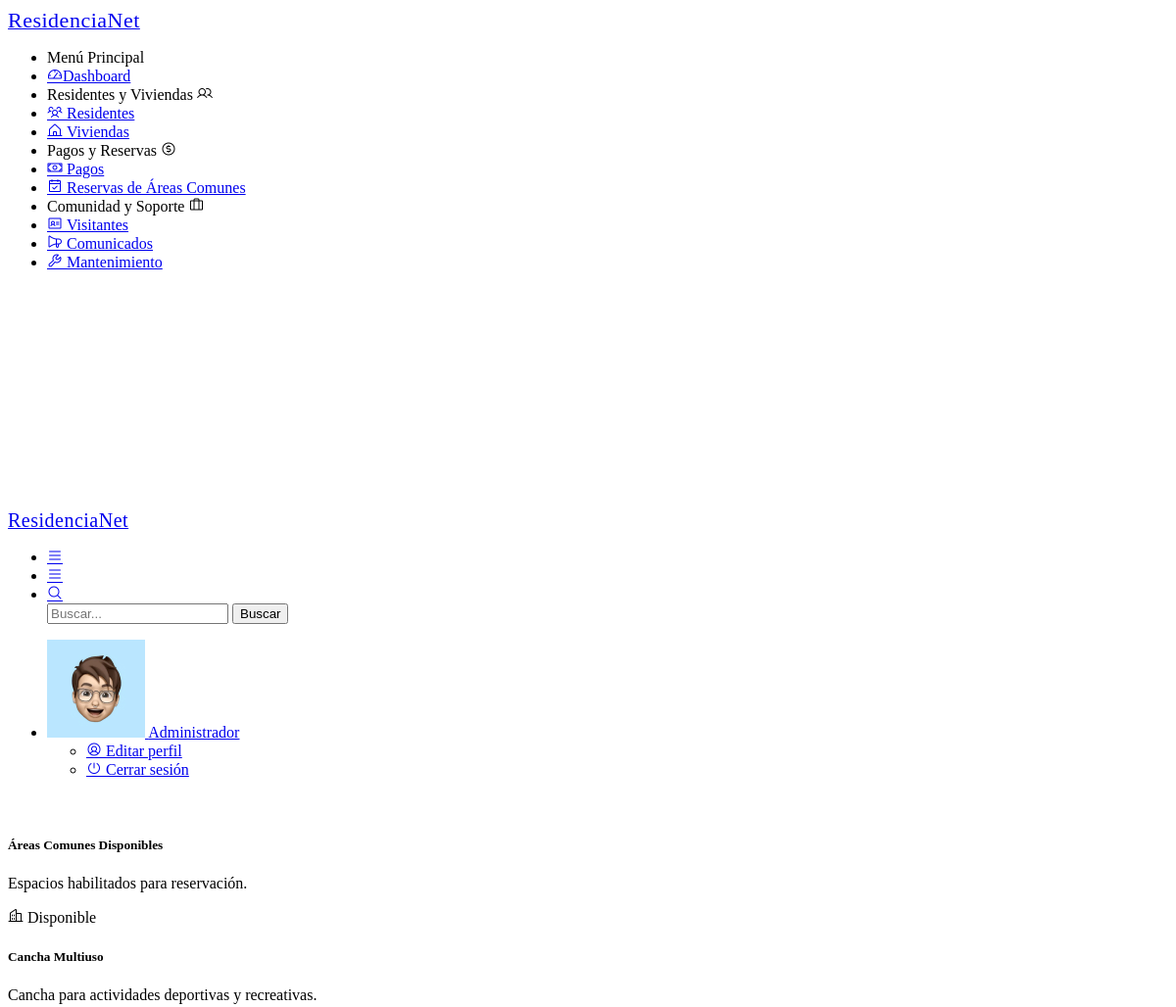
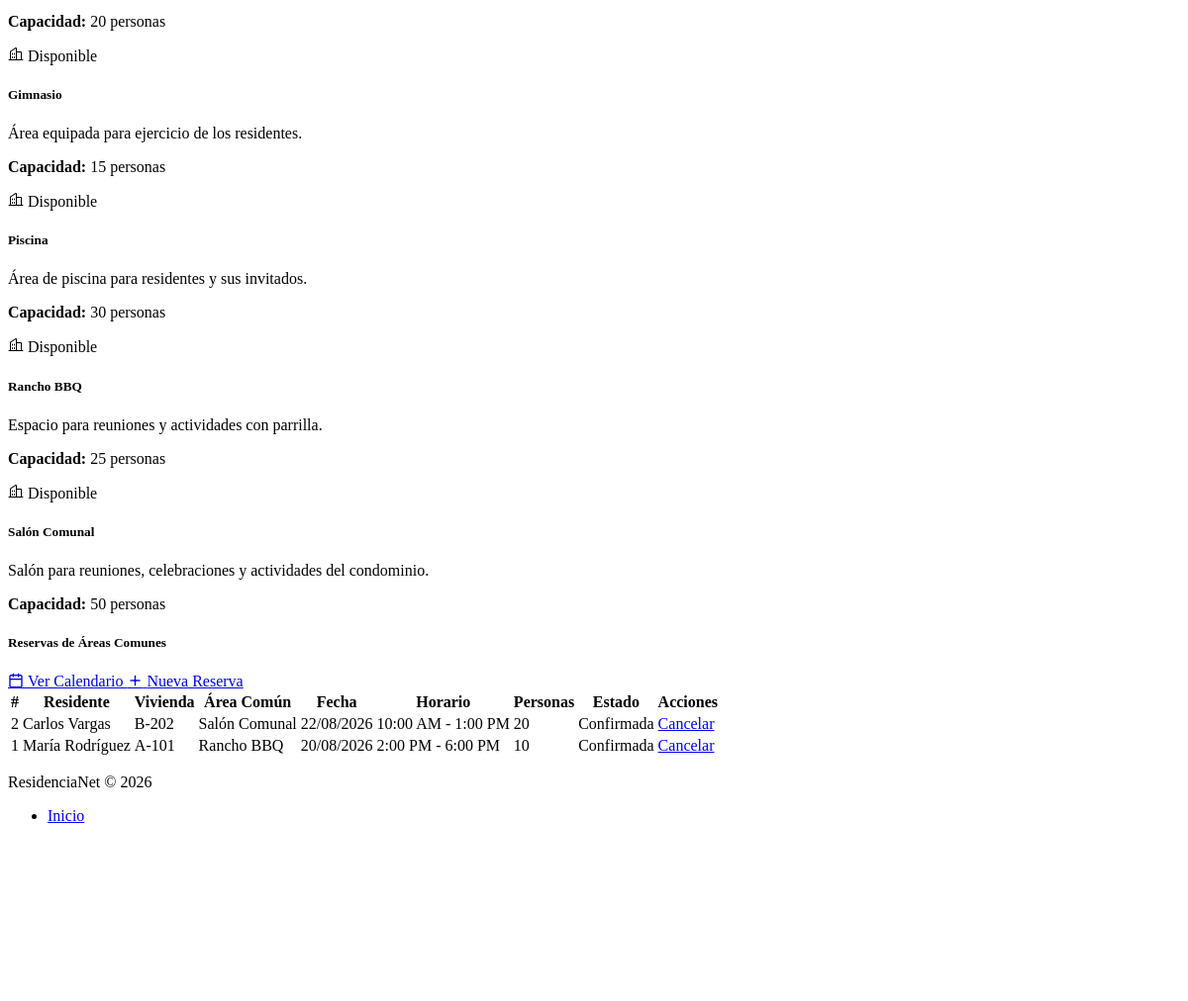
Screenshot of /reserva/index (signed in) with the database file from the repository (2 pictures, top to bottom).
### tables this page shows
CREATE TABLE IF NOT EXISTS areas_comunes (
    id INT AUTO_INCREMENT PRIMARY KEY,
    nombre VARCHAR(100) NOT NULL UNIQUE,
    descripcion VARCHAR(255),
    capacidad INT NOT NULL,
    estado ENUM('Disponible', 'No disponible') DEFAULT 'Disponible',
    created_at TIMESTAMP DEFAULT CURRENT_TIMESTAMP
);

CREATE TABLE IF NOT EXISTS reservas (
    id INT AUTO_INCREMENT PRIMARY KEY,
    residente_id INT NOT NULL,
    area_id INT NOT NULL,
    fecha DATE NOT NULL,
    hora_inicio TIME NOT NULL,
    hora_fin TIME NOT NULL,
    personas INT NOT NULL,
    comentarios TEXT,
    estado ENUM('Confirmada', 'Cancelada') DEFAULT 'Confirmada',
    created_at TIMESTAMP DEFAULT CURRENT_TIMESTAMP,
    FOREIGN KEY (residente_id) REFERENCES residentes(id),
    FOREIGN KEY (area_id) REFERENCES areas_comunes(id)
);

CREATE TABLE IF NOT EXISTS residentes (
    id INT AUTO_INCREMENT PRIMARY KEY,
    nombre VARCHAR(100) NOT NULL,
    cedula VARCHAR(30) NOT NULL UNIQUE,
    vivienda_id INT NOT NULL,
    tipo_residente ENUM('Propietario', 'Inquilino', 'Familiar') NOT NULL,
    telefono VARCHAR(30) NOT NULL,
    correo VARCHAR(100) NOT NULL,
    fecha_ingreso DATE NOT NULL,
    estado ENUM('Activo', 'Inactivo') DEFAULT 'Activo',
    observaciones TEXT,
    created_at TIMESTAMP DEFAULT CURRENT_TIMESTAMP,
    FOREIGN KEY (vivienda_id) REFERENCES viviendas(id)
);

CREATE TABLE IF NOT EXISTS viviendas (
    id INT AUTO_INCREMENT PRIMARY KEY,
    identificador VARCHAR(50) NOT NULL,
    tipo ENUM('Apartamento', 'Casa', 'Local Comercial') NOT NULL,
    propietario VARCHAR(100),
    area DECIMAL(10,2) NOT NULL,
    num_habitantes INT DEFAULT 0,
    estado ENUM('Disponible', 'Ocupada', 'En mantenimiento') DEFAULT 'Disponible',
    observaciones TEXT,
    created_at TIMESTAMP DEFAULT CURRENT_TIMESTAMP
);

### app/controllers/ReservaController.php (called while the page is built, shortened)
<?php
class ReservaController extends Controller {
    private $reservaModel;
    public function __construct() {
        $this->reservaModel = $this->model('Reserva');
    }
    public function index() {
        $reservas = $this->reservaModel->getAll();
        $areas = $this->reservaModel->getAreasDisponibles();
        $this->view('reservas/index', [
            'reservas' => $reservas,
            'areas' => $areas
        ]);
    }
}

### app/core/app.php (called while the page is built, shortened)
<?php
class App {
    protected $method = 'index';
    public function __construct() {
        $url = $this->parseUrl();
        if (isset($url[0]) && file_exists('../app/controllers/' . ucfirst($url[0]) . 'Controller.php')) {
            unset($url[0]);
        }
        $this->controller = new $this->controller;
        if (isset($url[1])) {
            if (method_exists($this->controller, $url[1])) {
                $this->method = $url[1];
                unset($url[1]);
            }
        }
        $this->params = $url ? array_values($url) : [];
        call_user_func_array([$this->controller, $this->method], $this->params);
    }
    public function parseUrl() {
        if (isset($_GET['url'])) {
            return explode('/', filter_var(rtrim($_GET['url'], '/'), FILTER_SANITIZE_URL));
        }
        return [];
    }
}

### public/index.php (called while the page is built, shortened)
<?php
require_once '../app/core/app.php';
$app = new App();

### app/models/Reserva.php (called while the page is built, shortened)
<?php
require_once '../app/config/database.php';
class Reserva {
    private $db;
    public function __construct() {
        $this->db = Database::getInstance()->getConnection();
    }
    public function getAll() {
        $query = "SELECT reservas.*,
                         residentes.nombre AS residente_nombre,
                         residentes.correo AS residente_correo,
                         viviendas.identificador AS vivienda_identificador,
                         areas_comunes.nombre AS area_nombre
                  FROM reservas
                  JOIN residentes ON reservas.residente_id = residentes.id
                  JOIN viviendas ON residentes.vivienda_id = viviendas.id
                  JOIN areas_comunes ON reservas.area_id = areas_comunes.id
                  ORDER BY reservas.fecha DESC, reservas.hora_inicio DESC";
        $result = $this->db->query($query);
        return $result->fetch_all(MYSQLI_ASSOC);
    }
    public function getAreasDisponibles() {
        $query = "SELECT * FROM areas_comunes
                  WHERE estado = 'Disponible'
                  ORDER BY nombre ASC";
        $result = $this->db->query($query);
        return $result->fetch_all(MYSQLI_ASSOC);
    }
}

### app/config/database.php (called while the page is built, shortened)
<?php
class Database {
    private static $instance = null;
    private $conn;
    private function __construct() {
        try {
            $this->conn = new mysqli(DB_HOST, DB_USER, DB_PASS, DB_NAME);
            $this->conn->set_charset("utf8");
        } catch (mysqli_sql_exception $e) {
            die("Error de conexión a la base de datos. Verifica que MySQL esté encendido y la base '" . DB_NAME . "' exista. Detalle: " . $e->getMessage());
        }
    }
    public static function getInstance() {
        if (!self::$instance) {
            self::$instance = new Database();
        }
        return self::$instance;
    }
    public function getConnection() {
        return $this->conn;
    }
}

### app/views/reservas/index.php (the view, shortened to what this page needs)
<?php
include '../app/views/layouts/header.php';
include '../app/views/layouts/sidebar.php';
include '../app/views/layouts/topbar.php';
?>
<div class="pc-container">
    <div class="pc-content">
        <div class="row mb-3">
            <div class="col-12">
                <div class="card">
                    <div class="card-header">
                        <h5 class="mb-1">Áreas Comunes Disponibles</h5>
                        <p class="text-muted mb-0">Espacios habilitados para reservación.</p>
                    </div>
                    <div class="card-body">
                        <div class="row">
                            <?php if (!empty($data['areas'])): ?>
                                <?php foreach ($data['areas'] as $area): ?>
                                    <div class="col-md-6 col-xl-3 mb-3">
                                        <div class="card border h-100 mb-0">
                                            <div class="card-body">
                                                <div class="d-flex justify-content-between align-items-start mb-2">
                                                    <i class="ph ph-buildings f-28 text-primary"></i>
                                                    <span class="badge bg-success">Disponible</span>
                                                </div>
                                                <h5><?= htmlspecialchars($area['nombre']) ?></h5>
                                                <p class="text-muted mb-2"><?= htmlspecialchars($area['descripcion']) ?></p>
                                                <p class="mb-0">
                                                    <strong>Capacidad:</strong>
                                                    <?= htmlspecialchars($area['capacidad']) ?> personas
                                                </p>
                                            </div>
                                        </div>
                                    </div>
                                <?php endforeach; ?>
                            <?php else: ?>
                                <div class="col-12">
                                    <p class="text-center text-muted mb-0">No hay áreas disponibles actualmente.</p>
                                </div>
                            <?php endif; ?>
                        </div>
                    </div>
                </div>
            </div>
        </div>
        <div class="row">
            <div class="col-12">
                <div class="card">
                    <div class="card-header d-flex justify-content-between align-items-center flex-wrap gap-2">
                        <h5 class="mb-0">Reservas de Áreas Comunes</h5>
                        <div>
                            <a href="<?= BASE_URL ?>/reserva/calendario" class="btn btn-info me-2">
                                <i class="feather icon-calendar"></i>
                                Ver Calendario
                            </a>
                            <a href="<?= BASE_URL ?>/reserva/create" class="btn btn-primary">
                                <i class="feather icon-plus"></i>
                                Nueva Reserva
                            </a>
                        </div>
                    </div>
                    <div class="card-body">
                        <div class="table-responsive">
                            <table class="table table-hover table-striped align-middle">
                                <thead>
                                    <tr>
                                        <th>#</th>
                                        <th>Residente</th>
                                        <th>Vivienda</th>
                                        <th>Área Común</th>
                                        <th>Fecha</th>
                                        <th>Horario</th>
                                        <th>Personas</th>
                                        <th>Estado</th>
                                        <th>Acciones</th>
                                    </tr>
                                </thead>
                                <tbody>
                                    <?php if (!empty($data['reservas'])): ?>
                                        <?php foreach ($data['reservas'] as $reserva): ?>
                                            <tr>
                                                <td><?= htmlspecialchars($reserva['id']) ?></td>
                                                <td><?= htmlspecialchars($reserva['residente_nombre']) ?></td>
                                                <td><?= htmlspecialchars($reserva['vivienda_identificador']) ?></td>
                                                <td><?= htmlspecialchars($reserva['area_nombre']) ?></td>
                                                <td><?= date('d/m/Y', strtotime($reserva['fecha'])) ?></td>
                                                <td>
                                                    <?= date('g:i A', strtotime($reserva['hora_inicio'])) ?> -
                                                    <?= date('g:i A', strtotime($reserva['hora_fin'])) ?>
                                                </td>
                                                <td><?= htmlspecialchars($reserva['personas']) ?></td>
                                                <td>
                                                    <?php if ($reserva['estado'] === 'Confirmada'): ?>
                                                        <span class="badge bg-success">Confirmada</span>
                                                    <?php else: ?>
                                                        <span class="badge bg-danger">Cancelada</span>
                                                    <?php endif; ?>
                                                </td>
                                                <td>
                                                    <?php if ($reserva['estado'] === 'Confirmada'): ?>
                                                        <a href="<?= BASE_URL ?>/reserva/cancel/<?= $reserva['id'] ?>"
                                                           class="btn btn-danger btn-sm"
                                                           onclick="return confirm('¿Desea cancelar esta reserva?');">
                                                            Cancelar
                                                        </a>
                                                    <?php else: ?>
                                                        <span class="text-muted">Sin acciones</span>
                                                    <?php endif; ?>
                                                </td>
                                            </tr>
                                        <?php endforeach; ?>
                                    <?php else: ?>
                                        <tr>
                                            <td colspan="9" class="text-center">Todavía no hay reservas registradas.</td>
                                        </tr>
                                    <?php endif; ?>
                                </tbody>
                            </table>
                        </div>
                    </div>
                </div>
            </div>
        </div>
    </div>
</div>
<?php
include '../app/views/layouts/footer.php';
include '../app/views/layouts/scripts.php';
?>

### rows the page displays
areas_comunes: nombre "Cancha Multiuso", descripcion "Cancha para actividades deportivas y recreativas.", capacidad "20"
areas_comunes: nombre "Gimnasio", descripcion "Área equipada para ejercicio de los residentes.", capacidad "15"
areas_comunes: nombre "Piscina", descripcion "Área de piscina para residentes y sus invitados.", capacidad "30"
areas_comunes: nombre "Rancho BBQ", descripcion "Espacio para reuniones y actividades con parrilla.", capacidad "25"
areas_comunes: nombre "Salón Comunal", descripcion "Salón para reuniones, celebraciones y actividades del condominio.", capacidad "50"
reservas: id "2", residente.nombre "Carlos Vargas", viviendas.identificador "B-202", area.nombre "Salón Comunal", fecha "22/08/2026", hora_inicio "10:00 AM", hora_fin "1:00 PM", personas "20", estado "Confirmada"
reservas: id "1", residente.nombre "María Rodríguez", viviendas.identificador "A-101", area.nombre "Rancho BBQ", fecha "20/08/2026", hora_inicio "2:00 PM", hora_fin "6:00 PM", personas "10", estado "Confirmada"

### other values shown
$_SESSION['user_name'] "Administrador"
